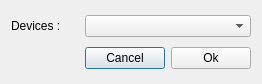
<?xml version="1.0" encoding="UTF-8"?>
<ui version="4.0">
 <class>DeviceSelectView</class>
 <widget class="QDialog" name="DeviceSelectView">
  <property name="geometry">
   <rect>
    <x>0</x>
    <y>0</y>
    <width>262</width>
    <height>84</height>
   </rect>
  </property>
  <property name="windowTitle">
   <string>Device selection</string>
  </property>
  <layout class="QGridLayout" name="gridLayout_2">
   <item row="0" column="0">
    <widget class="QLabel" name="label">
     <property name="text">
      <string>Devices :</string>
     </property>
    </widget>
   </item>
   <item row="0" column="1">
    <widget class="QComboBox" name="devicesSelComboBox"/>
   </item>
   <item row="1" column="1">
    <layout class="QGridLayout" name="gridLayout">
     <property name="bottomMargin">
      <number>0</number>
     </property>
     <item row="0" column="0">
      <widget class="QPushButton" name="selCamCancelBtn">
       <property name="sizePolicy">
        <sizepolicy hsizetype="Minimum" vsizetype="Fixed">
         <horstretch>0</horstretch>
         <verstretch>0</verstretch>
        </sizepolicy>
       </property>
       <property name="text">
        <string>Cancel</string>
       </property>
      </widget>
     </item>
     <item row="0" column="1">
      <widget class="QPushButton" name="selCamOkBtn">
       <property name="sizePolicy">
        <sizepolicy hsizetype="Minimum" vsizetype="Fixed">
         <horstretch>0</horstretch>
         <verstretch>0</verstretch>
        </sizepolicy>
       </property>
       <property name="text">
        <string>Ok</string>
       </property>
      </widget>
     </item>
    </layout>
   </item>
  </layout>
 </widget>
 <resources/>
 <connections>
  <connection>
   <sender>selCamOkBtn</sender>
   <signal>clicked()</signal>
   <receiver>DeviceSelectView</receiver>
   <slot>accept()</slot>
   <hints>
    <hint type="sourcelabel">
     <x>198</x>
     <y>62</y>
    </hint>
    <hint type="destinationlabel">
     <x>246</x>
     <y>82</y>
    </hint>
   </hints>
  </connection>
  <connection>
   <sender>selCamCancelBtn</sender>
   <signal>clicked()</signal>
   <receiver>DeviceSelectView</receiver>
   <slot>reject()</slot>
   <hints>
    <hint type="sourcelabel">
     <x>105</x>
     <y>57</y>
    </hint>
    <hint type="destinationlabel">
     <x>45</x>
     <y>68</y>
    </hint>
   </hints>
  </connection>
 </connections>
</ui>
